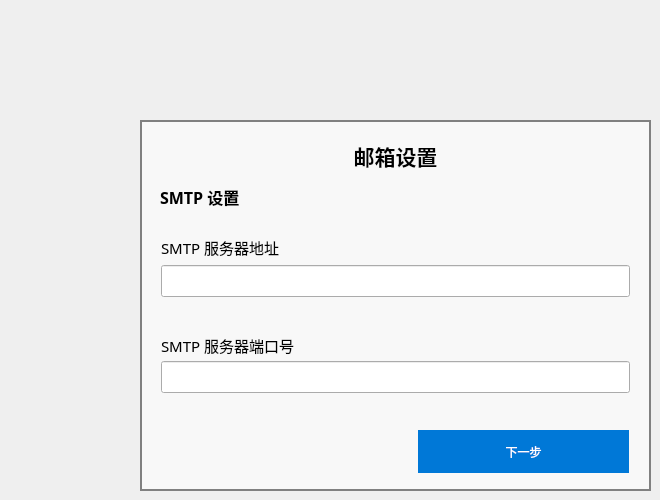
   <widget class="QWidget" name="smtp">
    <property name="styleSheet">
     <string notr="true">QPushButton{
                   background-color:rgb(0, 120, 215);
	
border:plain;
border-width:4px;
	border-color: rgb(0, 0, 0);
    
	font: 75 15pt &quot;微软雅黑&quot;;
                   color:rgba(255,255,255,255);          
                   padding:6px;                 
                   }
                   
                   QPushButton:pressed{
                   background-color:rgb(0, 120, 215);	
border:none;
    
	font: 75 15pt &quot;微软雅黑&quot;;
                   color:rgba(255,255,255,255);          
                   padding:6px;
                   }
                  
                   QPushButton:hover{
                   background-color:rgba(0, 120, 215,180);
border:none;
    
	font: 75 15pt &quot;微软雅黑&quot;;
                   color:rgba(255,255,255,255);          
                   padding:6px;
                   }
</string>
    </property>
    <widget class="QLabel" name="label_6">
     <property name="geometry">
      <rect>
       <x>140</x>
       <y>120</y>
       <width>511</width>
       <height>371</height>
      </rect>
     </property>
     <property name="styleSheet">
      <string notr="true">background-color: rgba(255, 255, 255,150);
border:2px solid grey;</string>
     </property>
     <property name="text">
      <string/>
     </property>
    </widget>
    <widget class="QLabel" name="label_7">
     <property name="geometry">
      <rect>
       <x>140</x>
       <y>140</y>
       <width>511</width>
       <height>31</height>
      </rect>
     </property>
     <property name="font">
      <font>
       <family>微软雅黑</family>
      </font>
     </property>
     <property name="text">
      <string>&lt;html&gt;&lt;head/&gt;&lt;body&gt;&lt;p align=&quot;center&quot;&gt;&lt;span style=&quot; font-size:16pt; font-weight:600; color:#000000;&quot;&gt;邮箱设置&lt;/span&gt;&lt;/p&gt;&lt;/body&gt;&lt;/html&gt;</string>
     </property>
    </widget>
    <widget class="QWidget" name="layoutWidget">
     <property name="geometry">
      <rect>
       <x>140</x>
       <y>230</y>
       <width>511</width>
       <height>75</height>
      </rect>
     </property>
     <layout class="QVBoxLayout" name="verticalLayout_2">
      <property name="spacing">
       <number>0</number>
      </property>
      <property name="leftMargin">
       <number>21</number>
      </property>
      <property name="rightMargin">
       <number>21</number>
      </property>
      <property name="bottomMargin">
       <number>8</number>
      </property>
      <item>
       <widget class="QLabel" name="label_8">
        <property name="sizePolicy">
         <sizepolicy hsizetype="Preferred" vsizetype="Preferred">
          <horstretch>0</horstretch>
          <verstretch>0</verstretch>
         </sizepolicy>
        </property>
        <property name="font">
         <font>
          <family>微软雅黑</family>
          <pointsize>11</pointsize>
          <weight>50</weight>
          <bold>false</bold>
         </font>
        </property>
        <property name="text">
         <string>SMTP 服务器地址</string>
        </property>
       </widget>
      </item>
      <item>
       <widget class="QLineEdit" name="smtpServer">
        <property name="baseSize">
         <size>
          <width>0</width>
          <height>0</height>
         </size>
        </property>
        <property name="font">
         <font>
          <family>微软雅黑</family>
          <pointsize>13</pointsize>
         </font>
        </property>
       </widget>
      </item>
     </layout>
    </widget>
    <widget class="QLabel" name="label_9">
     <property name="geometry">
      <rect>
       <x>160</x>
       <y>180</y>
       <width>469</width>
       <height>34</height>
      </rect>
     </property>
     <property name="sizePolicy">
      <sizepolicy hsizetype="Preferred" vsizetype="Preferred">
       <horstretch>0</horstretch>
       <verstretch>0</verstretch>
      </sizepolicy>
     </property>
     <property name="font">
      <font>
       <family>微软雅黑</family>
       <pointsize>12</pointsize>
       <weight>75</weight>
       <bold>true</bold>
      </font>
     </property>
     <property name="text">
      <string>SMTP 设置</string>
     </property>
    </widget>
    <widget class="QWidget" name="layoutWidget_2">
     <property name="geometry">
      <rect>
       <x>140</x>
       <y>330</y>
       <width>511</width>
       <height>71</height>
      </rect>
     </property>
     <layout class="QVBoxLayout" name="verticalLayout_3">
      <property name="spacing">
       <number>0</number>
      </property>
      <property name="leftMargin">
       <number>21</number>
      </property>
      <property name="rightMargin">
       <number>21</number>
      </property>
      <property name="bottomMargin">
       <number>8</number>
      </property>
      <item>
       <widget class="QLabel" name="label_10">
        <property name="sizePolicy">
         <sizepolicy hsizetype="Preferred" vsizetype="Preferred">
          <horstretch>0</horstretch>
          <verstretch>0</verstretch>
         </sizepolicy>
        </property>
        <property name="font">
         <font>
          <family>微软雅黑</family>
          <pointsize>11</pointsize>
          <weight>50</weight>
          <bold>false</bold>
         </font>
        </property>
        <property name="text">
         <string>SMTP 服务器端口号</string>
        </property>
       </widget>
      </item>
      <item>
       <widget class="QLineEdit" name="smtpPort">
        <property name="baseSize">
         <size>
          <width>0</width>
          <height>0</height>
         </size>
        </property>
        <property name="font">
         <font>
          <family>微软雅黑</family>
          <pointsize>13</pointsize>
         </font>
        </property>
       </widget>
      </item>
     </layout>
    </widget>
    <widget class="QPushButton" name="nextSMTP">
     <property name="geometry">
      <rect>
       <x>418</x>
       <y>430</y>
       <width>211</width>
       <height>43</height>
      </rect>
     </property>
     <property name="sizePolicy">
      <sizepolicy hsizetype="Expanding" vsizetype="Expanding">
       <horstretch>0</horstretch>
       <verstretch>0</verstretch>
      </sizepolicy>
     </property>
     <property name="text">
      <string>下一步</string>
     </property>
     <property name="iconSize">
      <size>
       <width>16</width>
       <height>16</height>
      </size>
     </property>
    </widget>
   </widget>
